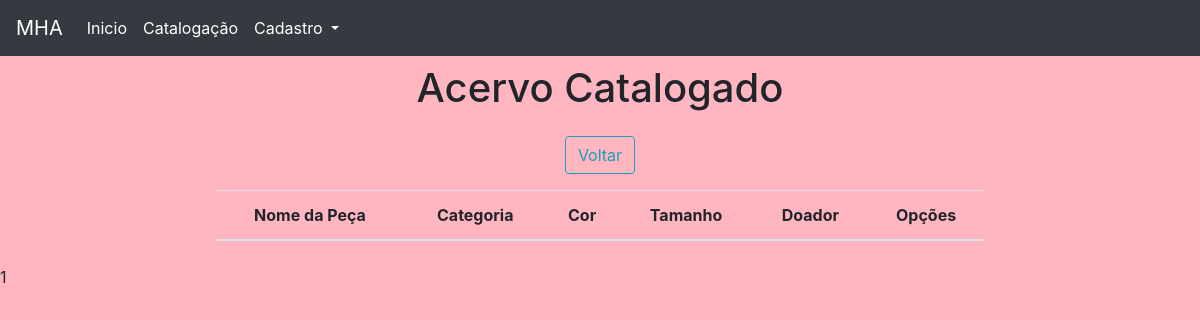
The app's page /catalogacao/catalogadas/, older data.
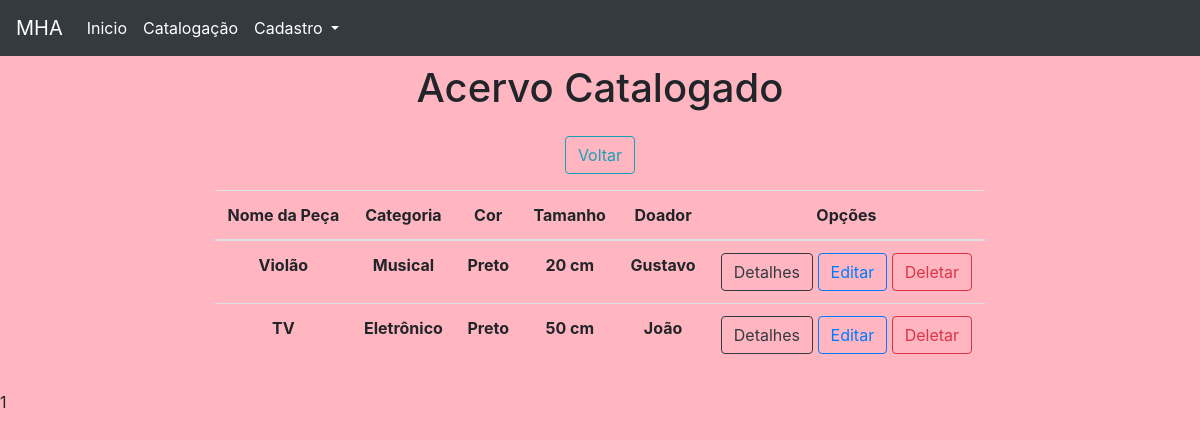
The same page, newer data.
### cadastro/models.py (models this page shows, shortened)
class Peca(models.Model):
    nome_peca = models.CharField('Nome', max_length=100)
    categoria = models.CharField('Categoria', max_length=100)
    cor = models.CharField('Cor', max_length=100)
    tamanho = models.CharField('Tamanho', max_length=100)
    doador = models.CharField('Doador', max_length=100)

### cadastro/views.py (the view)
# urls.py: path('catalogacao/catalogadas/', views.catalogadas, name='catalogadas'),
def catalogadas(request):
    data = {}
    all = Peca.objects.all()
    paginator = Paginator(all, 10)
    pages = request.GET.get('page')
    data['db'] = paginator.get_page(pages)
    return render(request, 'catalogadas.html', data)

### cadastro/templates/catalogadas.html (shortened to what this page needs)
<!DOCTYPE html>
<html lang="en">
<head>
    <link rel="stylesheet" href="https://stackpath.bootstrapcdn.com/bootstrap/4.1.3/css/bootstrap.min.css">
</head>
<body>
<nav class="navbar navbar-expand-lg navbar-dark bg-dark">
  <a class="navbar-brand" href="#">MHA</a>
  <div class="collapse navbar-collapse" id="navbarNavDropdown">
    <ul class="navbar-nav">
      <li class="nav-item active">
        <a class="nav-link" href="/">Inicio</a>
      </li>
      <li class="nav-item active">
        <a class="nav-link" href="/catalogacao/">Catalogação</a>
      </li>
        <li class="nav-item dropdown active">
        <a class="nav-link dropdown-toggle" href="#" id="navbarDropdownMenuLink" data-toggle="dropdown" aria-haspopup="true" aria-expanded="false">
          Cadastro
        </a>
      </li>
    </ul>
  </div>
</nav>
    <div class="col-8 m-auto pt-2 pb-2 text-center">
        <h1>Acervo Catalogado</h1>
    </div>
    <div class="col-8 m-auto pt-2 pb-2 text-center">
        <a href="/catalogacao" class="btn btn-outline-info">Voltar</a>
    </div>
    <div class="col-8 m-auto pt-2 pb-2 text-center">
        <table class="table">
  <thead class="thead-outline-light">
    <tr>
        <th scope="col">Nome da Peça</th>
      <th scope="col">Categoria</th>
      <th scope="col">Cor</th>
        <th scope="col">Tamanho</th>
        <th scope="col">Doador</th>
        <th scope="col">Opções</th>
    </tr>
    </thead>
    <tbody>
    {% for dbs in db %}
        <tr>
            <th>{{dbs.nome_peca}}</th>
            <th>{{dbs.categoria}}</th>
            <th>{{dbs.cor}}</th>
            <th>{{dbs.tamanho}}</th>
            <th>{{dbs.doador}}</th>
            <td>
            <a href="/viewpeca/{{dbs.id}}/" class="btn btn-outline-dark">Detalhes</a>
            <a href="/editpeca/{{dbs.id}}/" class="btn btn-outline-primary">Editar</a>
            <a href="/deletepeca/{{dbs.id}}/" class="btn btn-outline-danger btnDel">Deletar</a>
        </td>
        </tr>
        {% endfor %}
            </tbody>
    </table>
    </div>
<div class="pagination">
        {{db.number}}
    </div>
    {% load static %}
</body>
</html>

Row changes from the older to the newer data that the page shows:
added Peca: nome_peca "Violão", categoria "Musical", cor "Preto", tamanho "20 cm", doador "Gustavo"
added Peca: nome_peca "TV", categoria "Eletrônico", cor "Preto", tamanho "50 cm", doador "João"
